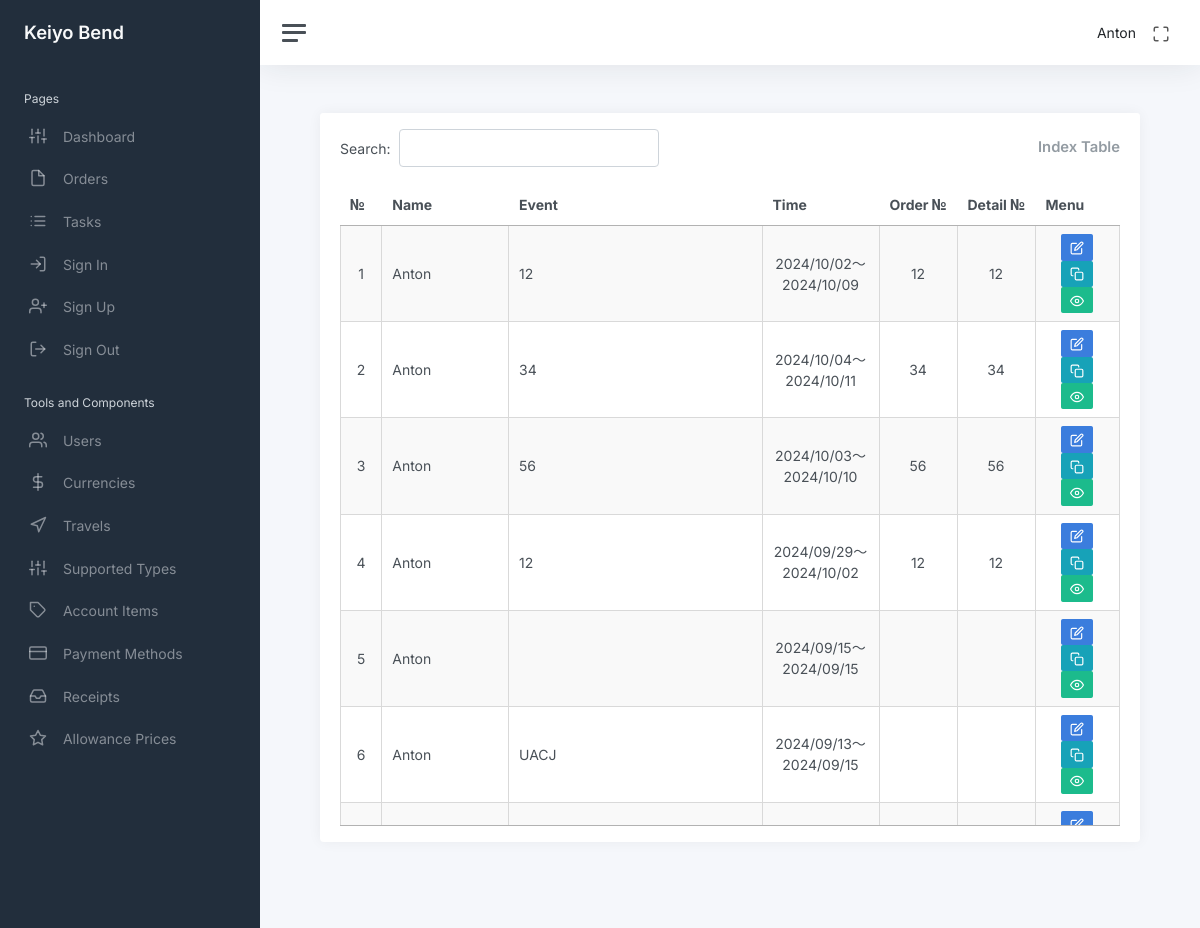
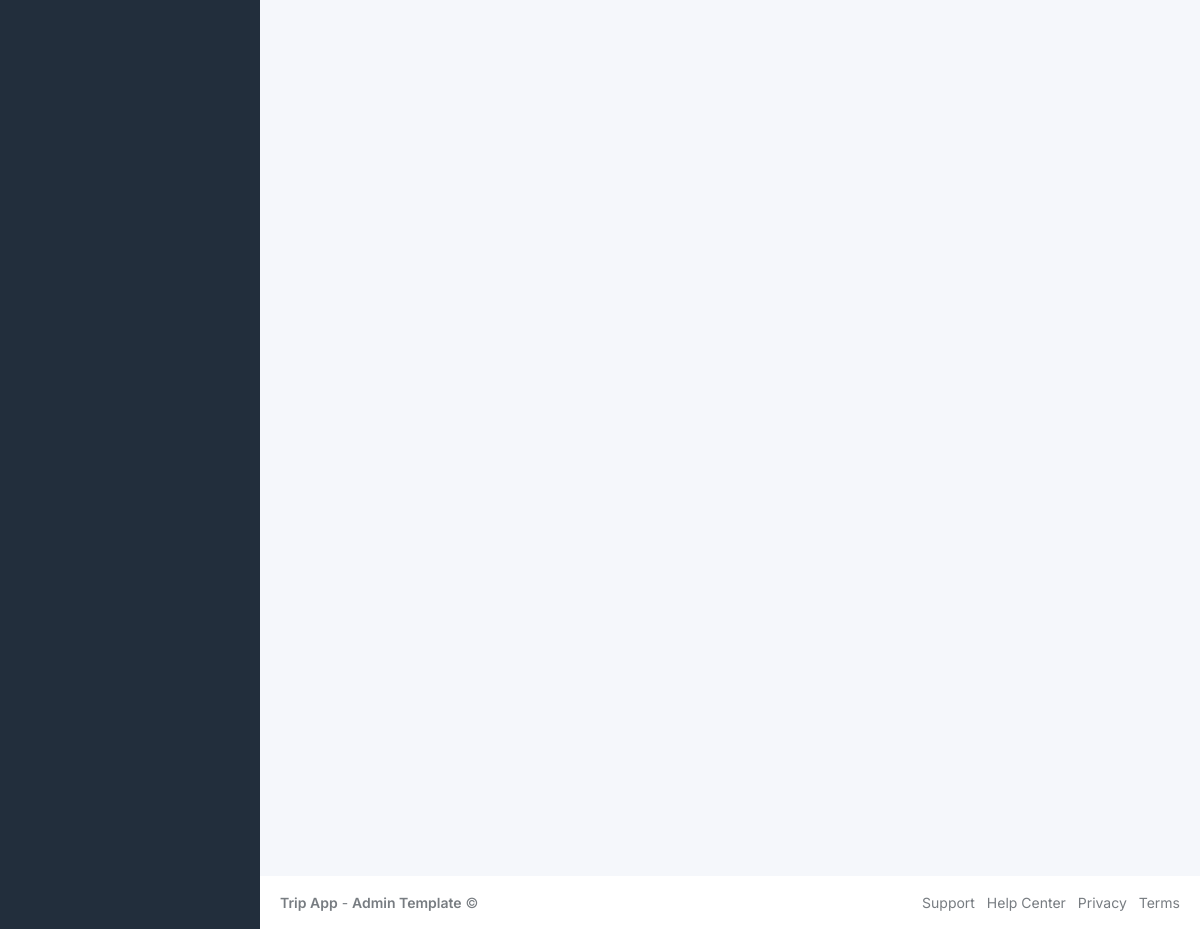
The app's page /index (signed in) with its own data (2 pictures, top to bottom).
### app/auth/models/user.py (models this page shows, shortened)
class User(UserMixin, db.Model):
    id: so.Mapped[int] = so.mapped_column(primary_key=True)
    name: so.Mapped[str] = so.mapped_column(sa.String(64), index=True, default=None)
    email: so.Mapped[str] = so.mapped_column(sa.String(120), index=True, unique=True)
    password_hash: so.Mapped[Optional[str]] = so.mapped_column(sa.String(256))
    admin: so.Mapped[bool] = so.mapped_column(sa.Boolean(), default=False)
    is_show: so.Mapped[bool] = so.mapped_column(sa.Boolean(), default=True)
    orders_rel = db.relationship("Order", back_populates="user", cascade="all, delete-orphan")

### app/main/models/order.py (models this page shows, shortened)
class Order(db.Model):
    id: so.Mapped[int] = so.mapped_column(primary_key=True)
    name_id: so.Mapped[int] = so.mapped_column(
        sa.Integer, db.ForeignKey("user.id"), nullable=False
    )
    order: so.Mapped[str] = so.mapped_column(sa.String(255), nullable=False)
    order_number: so.Mapped[str] = so.mapped_column(sa.String(255), nullable=False)
    detail_number: so.Mapped[str] = so.mapped_column(sa.String(255), nullable=False)
    is_hidden: so.Mapped[bool] = so.mapped_column(sa.Boolean(), nullable=False, default=False)
    fiscal_year: so.Mapped[int] = so.mapped_column(
        sa.Integer(), default=lambda: datetime.now().year
    )
    created_at: so.Mapped[date] = so.mapped_column(sa.Date(), default=date.today)
    service_number: so.Mapped[str] = so.mapped_column(sa.String(255), nullable=False)
    service_card_number: so.Mapped[str] = so.mapped_column(sa.String(255), nullable=False)
    quote_number: so.Mapped[str] = so.mapped_column(sa.String(255), nullable=False)
    purchase_order_number: so.Mapped[str] = so.mapped_column(sa.String(255), nullable=False)
    travel_id: so.Mapped[int] = so.mapped_column(
        sa.Integer, db.ForeignKey("travel.id"), nullable=False
    )
    support_type_id: so.Mapped[int] = so.mapped_column(
        sa.Integer, db.ForeignKey("supported_types.id"), nullable=False
    )
    user = db.relationship("User", back_populates="orders_rel")
    rates = db.relationship("Rates", back_populates="order", cascade="all, delete-orphan")
    details = db.relationship("Details", back_populates="order", cascade="all, delete-orphan")
    allowances = db.relationship(
        "Allowances", back_populates="order", cascade="all, delete-orphan"
    )
    travels_id = db.relationship("Travel", back_populates="orders")
    supported_type_id = db.relationship("SupportedTypes", back_populates="orders")

### app/main/models/allowance_moves.py (models this page shows)
class AllowanceMoves(db.Model):
    id: so.Mapped[int] = so.mapped_column(primary_key=True)
    location_ids: so.Mapped[Dict[str, int]] = so.mapped_column(
        sa.JSON, nullable=False, default=dict
    )
    applying_dates: so.Mapped[Dict[str, str]] = so.mapped_column(
        sa.JSON, nullable=False, default=dict
    )
    unit_prices: so.Mapped[Dict[str, int]] = so.mapped_column(
        sa.JSON, nullable=False, default=dict
    )
    days: so.Mapped[Dict[str, int]] = so.mapped_column(sa.JSON, nullable=False, default=dict)
    allowances = db.relationship(
        "Allowances", back_populates="allowance_move", cascade="all, delete-orphan"
    )

### app/main/routes/index.py (the view, shortened to what this page needs)
@bp.route("/")
@bp.route("/index")
@login_required  # Only authenticated users can access this route
def index():
    if current_user.admin:
        orders = db.session.query(Order).join(User).filter(User.is_show.is_(True)).all()
        allowance_moves = db.session.query(AllowanceMoves).all()
    return render_template("main/index.html", orders=orders, allowance_moves=allowance_moves)

### app/auth/models/user.py (called while the page is built)
@login.user_loader
def load_user(id):
    return db.session.get(User, int(id))

### app/main/templates/main/index.html (shortened to what this page needs)
<!DOCTYPE html>
{% extends "main/base.html" %}
{% block content %}
<div class="container-fluid p-0">
    <div class="row">
        <div class="col-md-12 ms-sm-auto col-lg-12 px-md-4">
            <div class="card flex-fill">
                <div class="card-header py-3">
                    <div class="d-flex justify-content-between align-items-center">
                        <div id="datatableSearch"></div>
                        <h3 class="card-title mb-0">Index Table</h3>
                    </div>
                </div>
                <div class="card-body py-0 mb-3">
                    <table class="display cell-border" id="indexTable" style="width: 100%;">
                        <thead>
                            <tr style="text-align:center">
                                <th>№</th>
                                <th>Name</th>
                                <th>Event</th>
                                <th>Time</th>
                                <th>Order №</th>
                                <th>Detail №</th>
                                <th>Menu</th>
                            </tr>
                        </thead>
                        <tbody>
                            {% for order in orders %}
                            <tr>
                                <td style="text-align:center">{{order.id}}</td>
                                <td>{{order.user.name}}</td>
                                <td>{{order.order}}</td>
                                <td style="text-align:center" class="wh-15">{{allowance_moves[order.id -
                                    1].applying_dates["1"]}}～{{allowance_moves[order.id - 1].applying_dates["2"]}}</td>
                                <td style="text-align:center" class="wh-10">{{order.order_number}}</td>
                                <td style="text-align:center" class="wh-10">{{order.detail_number}}</td>
                                <td style="text-align:center">
                                    <a class="btn btn-primary btn-sm"
                                        href="{{ url_for('main.update_order', order_id=order.id) }}"><i
                                            class="align-middle" data-feather="edit"></i></a>
                                    <a class="btn btn-info btn-sm"
                                        href="{{ url_for('main.copy_order', order_id=order.id) }}"><i
                                            class="align-middle" data-feather="copy"></i></a>
                                    {% if current_user.admin == True %}
                                    <form action="{{ url_for('main.hide_order', id=order.id) }}" method="POST"
                                        style="display:inline;">
                                        <button type="submit"
                                            class="btn btn-sm {{ 'btn-danger' if order.is_hidden else 'btn-success' }}">
                                            {% if order.is_hidden %}
                                            <i class="align-middle" data-feather="eye-off"></i>
                                            {% else %}
                                            <i class="align-middle" data-feather="eye"></i>
                                            {% endif %}
                                        </button>
                                    </form>
                                    {% endif %}
                                </td>
                            </tr>
                            {% endfor %}
                        </tbody>
                    </table>
                </div>
            </div>
        </div>
    </div>
</div>
{% endblock %}

### app/main/templates/main/base.html (shortened to what this page needs)
<!DOCTYPE html>
<html lang="en" data-bs-theme="auto">
<head>
    <link href="https://cdn.jsdelivr.net/npm/bootstrap@5.3.3/dist/css/bootstrap.min.css" rel="stylesheet">
    <link rel="stylesheet" href="https://cdn.datatables.net/1.11.3/css/jquery.dataTables.min.css">
    <link href="../main/static/css/app.css" rel="stylesheet">
</head>
<body>
    <div class="wrapper">
        {% block sidebar %}
        {% include 'main/sidebar.html' %}
        {% endblock %}
        <div class="main">
            {% block navbar %}
            {% include 'main/navbar.html' %}
            {% endblock %}
            <main class="content">
                {% block content %}
                {% endblock %}
            </main>
            <footer class="footer">
                <div class="container-fluid">
                    <div class="row text-muted">
                        <div class="col-6 text-start">
                            <p class="mb-0">
                                <a class="text-muted" href="https://adminkit.io/" target="_blank"><strong>Trip
                                        App</strong></a> - <a class="text-muted" href="https://adminkit.io/"
                                    target="_blank"><strong>Admin
                                        Template</strong></a> &copy;
                            </p>
                        </div>
                        <div class="col-6 text-end">
                            <ul class="list-inline">
                                <li class="list-inline-item">
                                    <a class="text-muted" href="https://adminkit.io/" target="_blank">Support</a>
                                </li>
                                <li class="list-inline-item">
                                    <a class="text-muted" href="https://adminkit.io/" target="_blank">Help Center</a>
                                </li>
                                <li class="list-inline-item">
                                    <a class="text-muted" href="https://adminkit.io/" target="_blank">Privacy</a>
                                </li>
                                <li class="list-inline-item">
                                    <a class="text-muted" href="https://adminkit.io/" target="_blank">Terms</a>
                                </li>
                            </ul>
                        </div>
                    </div>
                </div>
            </footer>
        </div>
    </div>
</body>
</html>

### app/main/templates/main/sidebar.html
<!DOCTYPE html>
<nav id="sidebar" class="sidebar js-sidebar">
    <div class="sidebar-content js-simplebar">
        <a class="sidebar-brand" href="{{ url_for('main.index') }}">
            <span class="align-middle">Keiyo Bend</span>
        </a>
        <ul class="sidebar-nav">
            <li class="sidebar-header">
                Pages
            </li>
            <li class="sidebar-item">
                <a class="sidebar-link" href="{{ url_for('main.index') }}">
                    <i class="align-middle" data-feather="sliders"></i> <span class="align-middle">Dashboard</span>
                </a>
            </li>
            <li class="sidebar-item">
                <a class="sidebar-link" href="{{ url_for('main.create_order') }}">
                    <i class="align-middle" data-feather="file"></i> <span class="align-middle">Orders</span>
                </a>
            </li>
            <li class="sidebar-item">
                <a class="sidebar-link" href="{{ url_for('main.create_task') }}">
                    <i class="align-middle" data-feather="list"></i> <span class="align-middle">Tasks</span>
                </a>
            </li>
            <li class="sidebar-item">
                <a class="sidebar-link" href="{{ url_for('auth.login') }}">
                    <i class="align-middle" data-feather="log-in"></i> <span class="align-middle">Sign In</span>
                </a>
            </li>
            <li class="sidebar-item">
                <a class="sidebar-link" href="{{ url_for('auth.register') }}">
                    <i class="align-middle" data-feather="user-plus"></i> <span class="align-middle">Sign
                        Up</span>
                </a>
            </li>
            <li class="sidebar-item">
                <a class="sidebar-link" href="{{ url_for('auth.logout') }}">
                    <i class="align-middle" data-feather="log-out"></i> <span class="align-middle">Sign
                        Out</span>
                </a>
            </li>
            {% if current_user.admin == True %}
            <li class="sidebar-header">
                Tools and Components
            </li>
            <li class="sidebar-item">
                <a class="sidebar-link" href="{{ url_for('admin.admin_table') }}">
                    <i class="align-middle" data-feather="users"></i> <span class="align-middle">Users</span>
                </a>
            </li>
            <li class="sidebar-item">
                <a class="sidebar-link" href="{{ url_for('admin.currency_table') }}">
                    <i class="align-middle" data-feather="dollar-sign"></i> <span class="align-middle">Currencies</span>
                </a>
            </li>
            <li class="sidebar-item">
                <a class="sidebar-link" href="{{ url_for('admin.travel_table') }}">
                    <i class="align-middle" data-feather="navigation"></i> <span class="align-middle">Travels</span>
                </a>
            </li>
            <li class="sidebar-item">
                <a class="sidebar-link" href="{{ url_for('admin.supported_types_table')}}">
                    <i class="align-middle" data-feather="sliders"></i> <span class="align-middle">Supported
                        Types</span>
                </a>
            </li>
            <li class="sidebar-item">
                <a class="sidebar-link" href="{{ url_for('admin.account_items_table')}}">
                    <i class="align-middle" data-feather="tag"></i> <span class="align-middle">Account Items</span>
                </a>
            </li>
            <li class="sidebar-item">
                <a class="sidebar-link" href="{{ url_for('admin.payment_methods_table')}}">
                    <i class="align-middle" data-feather="credit-card"></i> <span class="align-middle">Payment
                        Methods</span>
                </a>
            </li>
            <li class="sidebar-item">
                <a class="sidebar-link" href="{{ url_for('admin.receipts_table')}}">
                    <i class="align-middle" data-feather="inbox"></i> <span class="align-middle">Receipts</span>
                </a>
            </li>
            <li class="sidebar-item">
                <a class="sidebar-link" href="{{ url_for('admin.allowance_prices_table')}}">
                    <i class="align-middle" data-feather="star"></i> <span class="align-middle">Allowance Prices</span>
                </a>
            </li>
            {% endif %}
        </ul>
    </div>
</nav>

### app/main/templates/main/navbar.html (shortened to what this page needs)
<!DOCTYPE html>
<nav class="navbar navbar-expand navbar-light navbar-bg">
    <a class="sidebar-toggle js-sidebar-toggle">
        <i class="hamburger align-self-center"></i>
    </a>
    <div class="navbar-collapse collapse">
        <ul class="navbar-nav navbar-align">
            <li class="nav-item dropdown">
                <a class="nav-link d-none d-sm-inline-block">
                    <span class="text-dark">{{ current_user.name }}</span>
                </a>
            </li>
            <li class="nav-item">
                <a id="fullscreenButton" class="nav-link d-none d-sm-inline-block">
                    <i class="align-middle" data-feather="maximize"></i>
                </a>
            </li>
        </ul>
    </div>
</nav>

### app/main/templates/main/index.html (style rules this page uses)
.wh-15 { width: 15%; }
.wh-10 { width: 10%; }

### records on screen
User: name "Anton"
Order: id "1", user.name "Anton", order "12", order_number "12", detail_number "12", is_hidden False (drawn)
AllowanceMoves: applying_dates "2024/10/02", applying_dates "2024/10/09"
Order: id "2", user.name "Anton", order "34", order_number "34", detail_number "34", is_hidden False (drawn)
AllowanceMoves: applying_dates "2024/10/04", applying_dates "2024/10/11"
Order: id "3", user.name "Anton", order "56", id.applying_dates "2024/10/03", order_number "56", detail_number "56", is_hidden False (drawn)
AllowanceMoves: applying_dates "2024/10/10"
Order: id "4", user.name "Anton", order "12", order_number "12", detail_number "12", is_hidden False (drawn)
AllowanceMoves: applying_dates "2024/09/29", applying_dates "2024/10/02"
Order: id "5", user.name "Anton", is_hidden False (drawn)
AllowanceMoves: applying_dates "2024/09/15"
Order: id "6", user.name "Anton", order "UACJ", is_hidden False (drawn)
AllowanceMoves: applying_dates "2024/09/13", applying_dates "2024/09/15"
